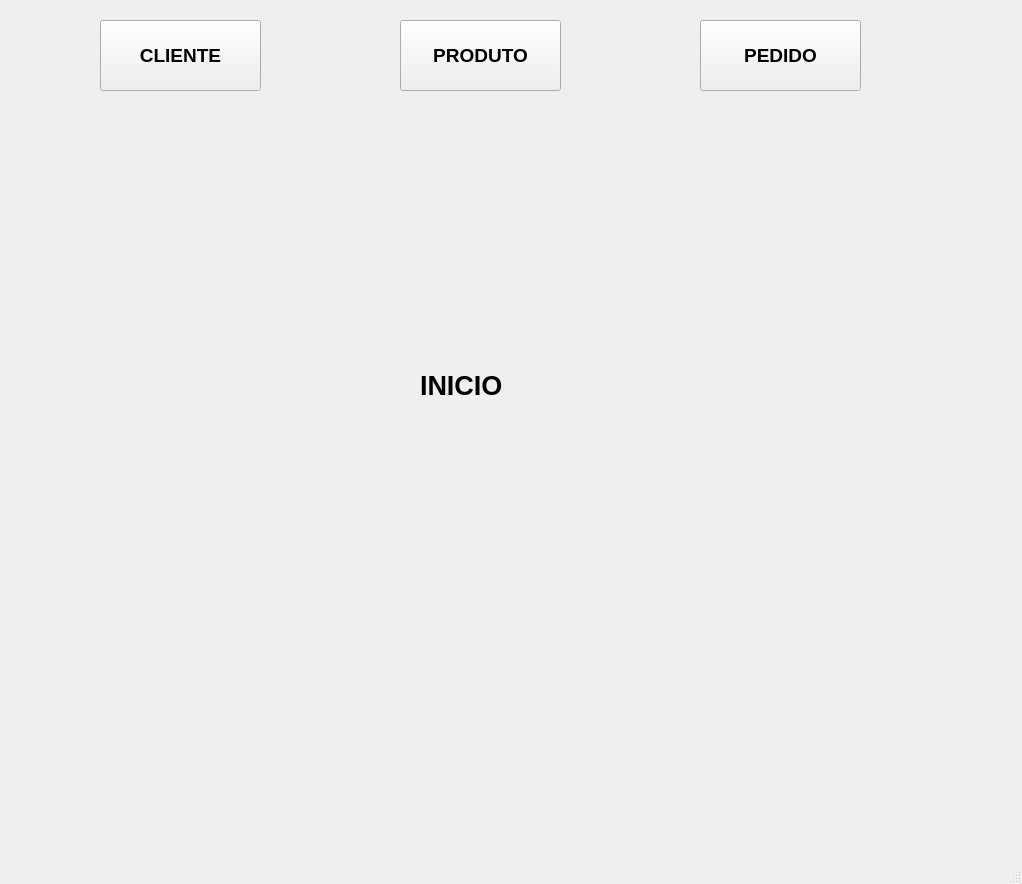
<?xml version="1.0" encoding="UTF-8"?>
<ui version="4.0">
 <class>MainWindow</class>
 <widget class="QMainWindow" name="MainWindow">
  <property name="geometry">
   <rect>
    <x>0</x>
    <y>0</y>
    <width>1022</width>
    <height>884</height>
   </rect>
  </property>
  <property name="windowTitle">
   <string>MainWindow</string>
  </property>
  <widget class="QWidget" name="centralwidget">
   <widget class="QStackedWidget" name="stackedWidget">
    <property name="geometry">
     <rect>
      <x>20</x>
      <y>100</y>
      <width>981</width>
      <height>721</height>
     </rect>
    </property>
    <property name="currentIndex">
     <number>0</number>
    </property>
    <widget class="QWidget" name="page_9">
     <widget class="QLabel" name="label">
      <property name="geometry">
       <rect>
        <x>400</x>
        <y>250</y>
        <width>151</width>
        <height>71</height>
       </rect>
      </property>
      <property name="font">
       <font>
        <pointsize>20</pointsize>
        <weight>75</weight>
        <bold>true</bold>
       </font>
      </property>
      <property name="text">
       <string>INICIO</string>
      </property>
     </widget>
    </widget>
    <widget class="QWidget" name="page_10">
     <widget class="QCheckBox" name="checkBox_7Listar">
      <property name="geometry">
       <rect>
        <x>800</x>
        <y>20</y>
        <width>101</width>
        <height>41</height>
       </rect>
      </property>
      <property name="font">
       <font>
        <pointsize>10</pointsize>
        <weight>75</weight>
        <bold>true</bold>
       </font>
      </property>
      <property name="text">
       <string>Listar</string>
      </property>
     </widget>
     <widget class="QCheckBox" name="checkBox_4Remover">
      <property name="geometry">
       <rect>
        <x>710</x>
        <y>20</y>
        <width>101</width>
        <height>41</height>
       </rect>
      </property>
      <property name="font">
       <font>
        <pointsize>10</pointsize>
        <weight>75</weight>
        <bold>true</bold>
       </font>
      </property>
      <property name="text">
       <string>Remover</string>
      </property>
     </widget>
     <widget class="QCheckBox" name="checkBox_5Consultar">
      <property name="geometry">
       <rect>
        <x>610</x>
        <y>20</y>
        <width>101</width>
        <height>41</height>
       </rect>
      </property>
      <property name="font">
       <font>
        <pointsize>10</pointsize>
        <weight>75</weight>
        <bold>true</bold>
       </font>
      </property>
      <property name="text">
       <string>Consultar</string>
      </property>
     </widget>
     <widget class="QPushButton" name="pushButtonCadastrarCliente">
      <property name="geometry">
       <rect>
        <x>340</x>
        <y>630</y>
        <width>131</width>
        <height>61</height>
       </rect>
      </property>
      <property name="font">
       <font>
        <pointsize>12</pointsize>
        <weight>75</weight>
        <bold>true</bold>
       </font>
      </property>
      <property name="text">
       <string>CADASTRAR</string>
      </property>
     </widget>
     <widget class="QLineEdit" name="lineEditNumeroDeCadastro">
      <property name="geometry">
       <rect>
        <x>240</x>
        <y>80</y>
        <width>131</width>
        <height>31</height>
       </rect>
      </property>
     </widget>
     <widget class="QLabel" name="label_41">
      <property name="geometry">
       <rect>
        <x>10</x>
        <y>290</y>
        <width>51</width>
        <height>21</height>
       </rect>
      </property>
      <property name="font">
       <font>
        <pointsize>10</pointsize>
        <weight>75</weight>
        <bold>true</bold>
       </font>
      </property>
      <property name="text">
       <string>Estado</string>
      </property>
     </widget>
     <widget class="QCheckBox" name="checkBox_6Cadastrar">
      <property name="geometry">
       <rect>
        <x>510</x>
        <y>20</y>
        <width>101</width>
        <height>41</height>
       </rect>
      </property>
      <property name="font">
       <font>
        <pointsize>10</pointsize>
        <weight>75</weight>
        <bold>true</bold>
       </font>
      </property>
      <property name="text">
       <string>Cadastrar</string>
      </property>
     </widget>
     <widget class="QPushButton" name="pushButton_2Remover">
      <property name="geometry">
       <rect>
        <x>640</x>
        <y>630</y>
        <width>131</width>
        <height>61</height>
       </rect>
      </property>
      <property name="font">
       <font>
        <pointsize>12</pointsize>
        <weight>75</weight>
        <bold>true</bold>
       </font>
      </property>
      <property name="text">
       <string>REMOVER</string>
      </property>
     </widget>
     <widget class="QLabel" name="label_42">
      <property name="geometry">
       <rect>
        <x>10</x>
        <y>90</y>
        <width>231</width>
        <height>21</height>
       </rect>
      </property>
      <property name="font">
       <font>
        <pointsize>10</pointsize>
        <weight>75</weight>
        <bold>true</bold>
       </font>
      </property>
      <property name="text">
       <string>Numero de cadastro (CPF ou CNPJ)</string>
      </property>
     </widget>
     <widget class="QLineEdit" name="lineEdit_2Setor">
      <property name="geometry">
       <rect>
        <x>60</x>
        <y>180</y>
        <width>113</width>
        <height>31</height>
       </rect>
      </property>
     </widget>
     <widget class="QLabel" name="label_43">
      <property name="geometry">
       <rect>
        <x>10</x>
        <y>30</y>
        <width>141</width>
        <height>41</height>
       </rect>
      </property>
      <property name="font">
       <font>
        <pointsize>10</pointsize>
        <weight>75</weight>
        <bold>true</bold>
       </font>
      </property>
      <property name="text">
       <string>Codigo Identificador</string>
      </property>
     </widget>
     <widget class="QLabel" name="label_44">
      <property name="geometry">
       <rect>
        <x>10</x>
        <y>180</y>
        <width>47</width>
        <height>41</height>
       </rect>
      </property>
      <property name="font">
       <font>
        <pointsize>10</pointsize>
        <weight>75</weight>
        <bold>true</bold>
       </font>
      </property>
      <property name="text">
       <string>Setor</string>
      </property>
     </widget>
     <widget class="QLineEdit" name="lineEditRua">
      <property name="geometry">
       <rect>
        <x>50</x>
        <y>130</y>
        <width>113</width>
        <height>31</height>
       </rect>
      </property>
     </widget>
     <widget class="QLineEdit" name="lineEditCodigoID">
      <property name="geometry">
       <rect>
        <x>150</x>
        <y>30</y>
        <width>113</width>
        <height>31</height>
       </rect>
      </property>
      <property name="font">
       <font>
        <pointsize>10</pointsize>
       </font>
      </property>
     </widget>
     <widget class="QLineEdit" name="lineEditNome">
      <property name="geometry">
       <rect>
        <x>60</x>
        <y>430</y>
        <width>113</width>
        <height>31</height>
       </rect>
      </property>
     </widget>
     <widget class="QLineEdit" name="lineEditRazaoSocial">
      <property name="geometry">
       <rect>
        <x>210</x>
        <y>480</y>
        <width>113</width>
        <height>31</height>
       </rect>
      </property>
     </widget>
     <widget class="QLineEdit" name="lineEdit_6Email">
      <property name="geometry">
       <rect>
        <x>60</x>
        <y>380</y>
        <width>113</width>
        <height>31</height>
       </rect>
      </property>
     </widget>
     <widget class="QLabel" name="label_45">
      <property name="geometry">
       <rect>
        <x>10</x>
        <y>440</y>
        <width>47</width>
        <height>21</height>
       </rect>
      </property>
      <property name="font">
       <font>
        <pointsize>10</pointsize>
        <weight>75</weight>
        <bold>true</bold>
       </font>
      </property>
      <property name="text">
       <string>Nome</string>
      </property>
     </widget>
     <widget class="QLabel" name="label_46">
      <property name="geometry">
       <rect>
        <x>10</x>
        <y>140</y>
        <width>47</width>
        <height>21</height>
       </rect>
      </property>
      <property name="font">
       <font>
        <pointsize>10</pointsize>
        <weight>75</weight>
        <bold>true</bold>
       </font>
      </property>
      <property name="text">
       <string>Rua</string>
      </property>
     </widget>
     <widget class="QTextEdit" name="textEditSaida_2">
      <property name="geometry">
       <rect>
        <x>240</x>
        <y>140</y>
        <width>681</width>
        <height>321</height>
       </rect>
      </property>
      <property name="font">
       <font>
        <pointsize>12</pointsize>
       </font>
      </property>
     </widget>
     <widget class="QLabel" name="label_47">
      <property name="geometry">
       <rect>
        <x>10</x>
        <y>380</y>
        <width>47</width>
        <height>41</height>
       </rect>
      </property>
      <property name="font">
       <font>
        <pointsize>10</pointsize>
        <weight>75</weight>
        <bold>true</bold>
       </font>
      </property>
      <property name="text">
       <string>Email</string>
      </property>
     </widget>
     <widget class="QLabel" name="label_48">
      <property name="geometry">
       <rect>
        <x>10</x>
        <y>240</y>
        <width>47</width>
        <height>21</height>
       </rect>
      </property>
      <property name="font">
       <font>
        <pointsize>10</pointsize>
        <weight>75</weight>
        <bold>true</bold>
       </font>
      </property>
      <property name="text">
       <string>Cidade</string>
      </property>
     </widget>
     <widget class="QLineEdit" name="lineEdit_5Telefone">
      <property name="geometry">
       <rect>
        <x>80</x>
        <y>330</y>
        <width>113</width>
        <height>31</height>
       </rect>
      </property>
     </widget>
     <widget class="QPushButton" name="pushButtonListar">
      <property name="geometry">
       <rect>
        <x>790</x>
        <y>630</y>
        <width>131</width>
        <height>61</height>
       </rect>
      </property>
      <property name="font">
       <font>
        <pointsize>12</pointsize>
        <weight>75</weight>
        <bold>true</bold>
       </font>
      </property>
      <property name="text">
       <string>LISTAR</string>
      </property>
     </widget>
     <widget class="QLineEdit" name="lineEdit_3Cidade">
      <property name="geometry">
       <rect>
        <x>70</x>
        <y>230</y>
        <width>113</width>
        <height>31</height>
       </rect>
      </property>
     </widget>
     <widget class="QLineEdit" name="lineEdit_4Estado">
      <property name="geometry">
       <rect>
        <x>70</x>
        <y>280</y>
        <width>113</width>
        <height>31</height>
       </rect>
      </property>
     </widget>
     <widget class="QLabel" name="label_49">
      <property name="geometry">
       <rect>
        <x>10</x>
        <y>340</y>
        <width>61</width>
        <height>21</height>
       </rect>
      </property>
      <property name="font">
       <font>
        <pointsize>10</pointsize>
        <weight>75</weight>
        <bold>true</bold>
       </font>
      </property>
      <property name="text">
       <string>Telefone</string>
      </property>
     </widget>
     <widget class="QPushButton" name="pushButton_3Consultar">
      <property name="geometry">
       <rect>
        <x>490</x>
        <y>630</y>
        <width>131</width>
        <height>61</height>
       </rect>
      </property>
      <property name="font">
       <font>
        <pointsize>12</pointsize>
        <weight>75</weight>
        <bold>true</bold>
       </font>
      </property>
      <property name="text">
       <string>CONSULTAR</string>
      </property>
     </widget>
     <widget class="QLabel" name="label_50">
      <property name="geometry">
       <rect>
        <x>10</x>
        <y>490</y>
        <width>201</width>
        <height>16</height>
       </rect>
      </property>
      <property name="font">
       <font>
        <pointsize>10</pointsize>
        <weight>75</weight>
        <bold>true</bold>
       </font>
      </property>
      <property name="text">
       <string>Razão social (Pessoa jurídica)</string>
      </property>
     </widget>
    </widget>
    <widget class="QWidget" name="page_11">
     <widget class="QLabel" name="label_51">
      <property name="geometry">
       <rect>
        <x>20</x>
        <y>190</y>
        <width>161</width>
        <height>21</height>
       </rect>
      </property>
      <property name="font">
       <font>
        <pointsize>10</pointsize>
        <weight>75</weight>
        <bold>true</bold>
       </font>
      </property>
      <property name="text">
       <string>Quantidade em estoque</string>
      </property>
     </widget>
     <widget class="QLineEdit" name="lineEditPreco">
      <property name="geometry">
       <rect>
        <x>70</x>
        <y>130</y>
        <width>113</width>
        <height>31</height>
       </rect>
      </property>
     </widget>
     <widget class="QCheckBox" name="checkBoxCadastrarProduto">
      <property name="geometry">
       <rect>
        <x>380</x>
        <y>30</y>
        <width>91</width>
        <height>19</height>
       </rect>
      </property>
      <property name="font">
       <font>
        <pointsize>10</pointsize>
        <weight>75</weight>
        <bold>true</bold>
       </font>
      </property>
      <property name="text">
       <string>Cadastrar</string>
      </property>
     </widget>
     <widget class="QTextEdit" name="textEditSaida">
      <property name="geometry">
       <rect>
        <x>30</x>
        <y>270</y>
        <width>691</width>
        <height>271</height>
       </rect>
      </property>
      <property name="font">
       <font>
        <pointsize>12</pointsize>
       </font>
      </property>
     </widget>
     <widget class="QCheckBox" name="checkBox_4ListarProduto">
      <property name="geometry">
       <rect>
        <x>670</x>
        <y>30</y>
        <width>72</width>
        <height>19</height>
       </rect>
      </property>
      <property name="font">
       <font>
        <pointsize>10</pointsize>
        <weight>75</weight>
        <bold>true</bold>
       </font>
      </property>
      <property name="text">
       <string>Listar</string>
      </property>
     </widget>
     <widget class="QLabel" name="label_52">
      <property name="geometry">
       <rect>
        <x>20</x>
        <y>140</y>
        <width>47</width>
        <height>21</height>
       </rect>
      </property>
      <property name="font">
       <font>
        <pointsize>10</pointsize>
        <weight>75</weight>
        <bold>true</bold>
       </font>
      </property>
      <property name="text">
       <string>Preço</string>
      </property>
     </widget>
     <widget class="QLabel" name="label_53">
      <property name="geometry">
       <rect>
        <x>20</x>
        <y>90</y>
        <width>151</width>
        <height>21</height>
       </rect>
      </property>
      <property name="font">
       <font>
        <pointsize>10</pointsize>
        <weight>75</weight>
        <bold>true</bold>
       </font>
      </property>
      <property name="text">
       <string>Descrição do produto</string>
      </property>
     </widget>
     <widget class="QPushButton" name="pushButtonCadastrarProduto">
      <property name="geometry">
       <rect>
        <x>100</x>
        <y>570</y>
        <width>141</width>
        <height>61</height>
       </rect>
      </property>
      <property name="font">
       <font>
        <pointsize>12</pointsize>
        <weight>75</weight>
        <bold>true</bold>
       </font>
      </property>
      <property name="text">
       <string>CADASTRAR</string>
      </property>
     </widget>
     <widget class="QPushButton" name="pushButton_2ConsultarProduto">
      <property name="geometry">
       <rect>
        <x>260</x>
        <y>570</y>
        <width>141</width>
        <height>61</height>
       </rect>
      </property>
      <property name="font">
       <font>
        <pointsize>12</pointsize>
        <weight>75</weight>
        <bold>true</bold>
       </font>
      </property>
      <property name="text">
       <string>CONSULTAR</string>
      </property>
     </widget>
     <widget class="QCheckBox" name="checkBox_2ConsultarProduto">
      <property name="geometry">
       <rect>
        <x>480</x>
        <y>30</y>
        <width>91</width>
        <height>19</height>
       </rect>
      </property>
      <property name="font">
       <font>
        <pointsize>10</pointsize>
        <weight>75</weight>
        <bold>true</bold>
       </font>
      </property>
      <property name="text">
       <string>Consultar</string>
      </property>
     </widget>
     <widget class="QLabel" name="label_54">
      <property name="geometry">
       <rect>
        <x>20</x>
        <y>40</y>
        <width>141</width>
        <height>21</height>
       </rect>
      </property>
      <property name="font">
       <font>
        <pointsize>10</pointsize>
        <weight>75</weight>
        <bold>true</bold>
       </font>
      </property>
      <property name="text">
       <string>Codigo identificador</string>
      </property>
     </widget>
     <widget class="QLineEdit" name="lineEditCodigoID_2">
      <property name="geometry">
       <rect>
        <x>160</x>
        <y>30</y>
        <width>113</width>
        <height>31</height>
       </rect>
      </property>
     </widget>
     <widget class="QLineEdit" name="lineEditDescricaoProduto">
      <property name="geometry">
       <rect>
        <x>170</x>
        <y>80</y>
        <width>113</width>
        <height>31</height>
       </rect>
      </property>
     </widget>
     <widget class="QLineEdit" name="lineEditQuantidadeEmEstoque">
      <property name="geometry">
       <rect>
        <x>190</x>
        <y>180</y>
        <width>113</width>
        <height>31</height>
       </rect>
      </property>
     </widget>
     <widget class="QCheckBox" name="checkBox_3RemoverProduto">
      <property name="geometry">
       <rect>
        <x>570</x>
        <y>30</y>
        <width>98</width>
        <height>19</height>
       </rect>
      </property>
      <property name="font">
       <font>
        <pointsize>10</pointsize>
        <weight>75</weight>
        <bold>true</bold>
       </font>
      </property>
      <property name="text">
       <string>Remover</string>
      </property>
     </widget>
     <widget class="QPushButton" name="pushButtonRemoverProduto">
      <property name="geometry">
       <rect>
        <x>420</x>
        <y>570</y>
        <width>141</width>
        <height>61</height>
       </rect>
      </property>
      <property name="font">
       <font>
        <pointsize>12</pointsize>
        <weight>75</weight>
        <bold>true</bold>
       </font>
      </property>
      <property name="text">
       <string>REMOVER</string>
      </property>
     </widget>
     <widget class="QPushButton" name="pushButton_3ListarProduto">
      <property name="geometry">
       <rect>
        <x>580</x>
        <y>570</y>
        <width>141</width>
        <height>61</height>
       </rect>
      </property>
      <property name="font">
       <font>
        <pointsize>12</pointsize>
        <weight>75</weight>
        <bold>true</bold>
       </font>
      </property>
      <property name="text">
       <string>LISTAR</string>
      </property>
     </widget>
    </widget>
    <widget class="QWidget" name="page_12">
     <widget class="QLineEdit" name="lineEditCodigoID_3">
      <property name="geometry">
       <rect>
        <x>210</x>
        <y>20</y>
        <width>113</width>
        <height>31</height>
       </rect>
      </property>
     </widget>
     <widget class="QLabel" name="label_55">
      <property name="geometry">
       <rect>
        <x>10</x>
        <y>80</y>
        <width>201</width>
        <height>21</height>
       </rect>
      </property>
      <property name="font">
       <font>
        <pointsize>10</pointsize>
        <weight>75</weight>
        <bold>true</bold>
       </font>
      </property>
      <property name="text">
       <string>Codigo identificador do cliente</string>
      </property>
     </widget>
     <widget class="QLineEdit" name="lineEditCodigoDoCliente">
      <property name="geometry">
       <rect>
        <x>210</x>
        <y>70</y>
        <width>113</width>
        <height>31</height>
       </rect>
      </property>
     </widget>
     <widget class="QLineEdit" name="lineEditCodigoProduto">
      <property name="geometry">
       <rect>
        <x>220</x>
        <y>120</y>
        <width>113</width>
        <height>31</height>
       </rect>
      </property>
     </widget>
     <widget class="QLabel" name="label_56">
      <property name="geometry">
       <rect>
        <x>10</x>
        <y>180</y>
        <width>51</width>
        <height>21</height>
       </rect>
      </property>
      <property name="font">
       <font>
        <pointsize>10</pointsize>
        <weight>75</weight>
        <bold>true</bold>
       </font>
      </property>
      <property name="text">
       <string>Status</string>
      </property>
     </widget>
     <widget class="QLabel" name="label_57">
      <property name="geometry">
       <rect>
        <x>10</x>
        <y>30</y>
        <width>201</width>
        <height>21</height>
       </rect>
      </property>
      <property name="font">
       <font>
        <pointsize>10</pointsize>
        <weight>75</weight>
        <bold>true</bold>
       </font>
      </property>
      <property name="text">
       <string>Codigo identificador do pedido</string>
      </property>
     </widget>
     <widget class="QLineEdit" name="lineEditStatus">
      <property name="geometry">
       <rect>
        <x>60</x>
        <y>170</y>
        <width>113</width>
        <height>31</height>
       </rect>
      </property>
     </widget>
     <widget class="QPushButton" name="pushButton_2CadastrarPedido">
      <property name="geometry">
       <rect>
        <x>330</x>
        <y>560</y>
        <width>141</width>
        <height>61</height>
       </rect>
      </property>
      <property name="font">
       <font>
        <pointsize>12</pointsize>
        <weight>75</weight>
        <bold>true</bold>
       </font>
      </property>
      <property name="text">
       <string>CADASTRAR</string>
      </property>
     </widget>
     <widget class="QLabel" name="label_58">
      <property name="geometry">
       <rect>
        <x>10</x>
        <y>120</y>
        <width>211</width>
        <height>41</height>
       </rect>
      </property>
      <property name="font">
       <font>
        <pointsize>10</pointsize>
        <weight>75</weight>
        <bold>true</bold>
       </font>
      </property>
      <property name="text">
       <string>Codigo identificador do produto</string>
      </property>
     </widget>
     <widget class="QPushButton" name="pushButtonConsultarPedido">
      <property name="geometry">
       <rect>
        <x>490</x>
        <y>560</y>
        <width>141</width>
        <height>61</height>
       </rect>
      </property>
      <property name="font">
       <font>
        <pointsize>12</pointsize>
        <weight>75</weight>
        <bold>true</bold>
       </font>
      </property>
      <property name="text">
       <string>CONSULTAR</string>
      </property>
     </widget>
     <widget class="QPushButton" name="pushButton_2RemoverPedido">
      <property name="geometry">
       <rect>
        <x>650</x>
        <y>560</y>
        <width>141</width>
        <height>61</height>
       </rect>
      </property>
      <property name="font">
       <font>
        <pointsize>12</pointsize>
        <weight>75</weight>
        <bold>true</bold>
       </font>
      </property>
      <property name="text">
       <string>REMOVER</string>
      </property>
     </widget>
     <widget class="QPushButton" name="pushButton_3ListarPedido">
      <property name="geometry">
       <rect>
        <x>810</x>
        <y>560</y>
        <width>141</width>
        <height>61</height>
       </rect>
      </property>
      <property name="font">
       <font>
        <pointsize>12</pointsize>
        <weight>75</weight>
        <bold>true</bold>
       </font>
      </property>
      <property name="text">
       <string>LISTAR</string>
      </property>
     </widget>
     <widget class="QCheckBox" name="checkBoxCadastrarPedido">
      <property name="geometry">
       <rect>
        <x>540</x>
        <y>30</y>
        <width>91</width>
        <height>19</height>
       </rect>
      </property>
      <property name="font">
       <font>
        <pointsize>10</pointsize>
        <weight>75</weight>
        <bold>true</bold>
       </font>
      </property>
      <property name="text">
       <string>Cadastrar</string>
      </property>
     </widget>
     <widget class="QCheckBox" name="checkBox_4ListarPedido">
      <property name="geometry">
       <rect>
        <x>830</x>
        <y>30</y>
        <width>72</width>
        <height>19</height>
       </rect>
      </property>
      <property name="font">
       <font>
        <pointsize>10</pointsize>
        <weight>75</weight>
        <bold>true</bold>
       </font>
      </property>
      <property name="text">
       <string>Listar</string>
      </property>
     </widget>
     <widget class="QCheckBox" name="checkBox_2ConsultarPedido">
      <property name="geometry">
       <rect>
        <x>640</x>
        <y>30</y>
        <width>91</width>
        <height>19</height>
       </rect>
      </property>
      <property name="font">
       <font>
        <pointsize>10</pointsize>
        <weight>75</weight>
        <bold>true</bold>
       </font>
      </property>
      <property name="text">
       <string>Consultar</string>
      </property>
     </widget>
     <widget class="QCheckBox" name="checkBox_3RemoverPedido">
      <property name="geometry">
       <rect>
        <x>730</x>
        <y>30</y>
        <width>98</width>
        <height>19</height>
       </rect>
      </property>
      <property name="font">
       <font>
        <pointsize>10</pointsize>
        <weight>75</weight>
        <bold>true</bold>
       </font>
      </property>
      <property name="text">
       <string>Remover</string>
      </property>
     </widget>
     <widget class="QTextEdit" name="textEditSaidaPedido">
      <property name="geometry">
       <rect>
        <x>30</x>
        <y>330</y>
        <width>921</width>
        <height>211</height>
       </rect>
      </property>
      <property name="font">
       <font>
        <pointsize>12</pointsize>
       </font>
      </property>
     </widget>
     <widget class="QLineEdit" name="lineEditData">
      <property name="geometry">
       <rect>
        <x>50</x>
        <y>220</y>
        <width>113</width>
        <height>31</height>
       </rect>
      </property>
     </widget>
     <widget class="QLabel" name="label_59">
      <property name="geometry">
       <rect>
        <x>10</x>
        <y>270</y>
        <width>71</width>
        <height>16</height>
       </rect>
      </property>
      <property name="font">
       <font>
        <pointsize>10</pointsize>
        <weight>75</weight>
        <bold>true</bold>
       </font>
      </property>
      <property name="text">
       <string>Valot total</string>
      </property>
     </widget>
     <widget class="QLineEdit" name="lineEdit_2ValorTotal">
      <property name="geometry">
       <rect>
        <x>90</x>
        <y>260</y>
        <width>113</width>
        <height>31</height>
       </rect>
      </property>
     </widget>
     <widget class="QLabel" name="label_60">
      <property name="geometry">
       <rect>
        <x>10</x>
        <y>230</y>
        <width>51</width>
        <height>21</height>
       </rect>
      </property>
      <property name="font">
       <font>
        <pointsize>10</pointsize>
        <weight>75</weight>
        <bold>true</bold>
       </font>
      </property>
      <property name="text">
       <string>Data</string>
      </property>
     </widget>
    </widget>
   </widget>
   <widget class="QPushButton" name="pushButtonCliente">
    <property name="geometry">
     <rect>
      <x>100</x>
      <y>20</y>
      <width>161</width>
      <height>71</height>
     </rect>
    </property>
    <property name="font">
     <font>
      <pointsize>14</pointsize>
      <weight>75</weight>
      <bold>true</bold>
     </font>
    </property>
    <property name="text">
     <string>CLIENTE</string>
    </property>
   </widget>
   <widget class="QPushButton" name="pushButton_2Produto">
    <property name="geometry">
     <rect>
      <x>400</x>
      <y>20</y>
      <width>161</width>
      <height>71</height>
     </rect>
    </property>
    <property name="font">
     <font>
      <pointsize>14</pointsize>
      <weight>75</weight>
      <bold>true</bold>
     </font>
    </property>
    <property name="text">
     <string>PRODUTO</string>
    </property>
   </widget>
   <widget class="QPushButton" name="pushButton_3Pedido">
    <property name="geometry">
     <rect>
      <x>700</x>
      <y>20</y>
      <width>161</width>
      <height>71</height>
     </rect>
    </property>
    <property name="font">
     <font>
      <pointsize>14</pointsize>
      <weight>75</weight>
      <bold>true</bold>
     </font>
    </property>
    <property name="text">
     <string>PEDIDO</string>
    </property>
   </widget>
  </widget>
  <widget class="QMenuBar" name="menubar">
   <property name="geometry">
    <rect>
     <x>0</x>
     <y>0</y>
     <width>1022</width>
     <height>20</height>
    </rect>
   </property>
  </widget>
  <widget class="QStatusBar" name="statusbar"/>
 </widget>
 <resources/>
 <connections/>
</ui>
